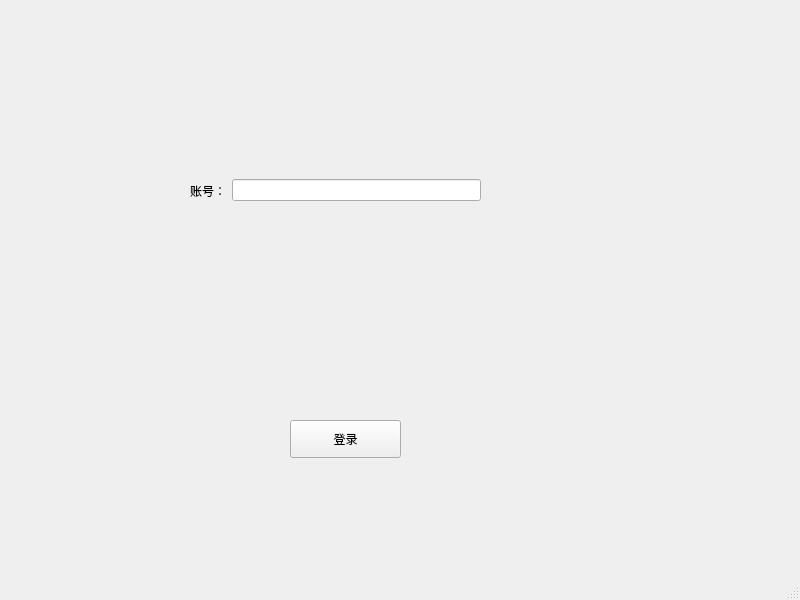
<?xml version="1.0" encoding="UTF-8"?>
<ui version="4.0">
 <class>MainWindow</class>
 <widget class="QMainWindow" name="MainWindow">
  <property name="geometry">
   <rect>
    <x>0</x>
    <y>0</y>
    <width>800</width>
    <height>600</height>
   </rect>
  </property>
  <property name="windowTitle">
   <string>MainWindow</string>
  </property>
  <widget class="QWidget" name="centralwidget">
   <widget class="QWidget" name="horizontalLayoutWidget">
    <property name="geometry">
     <rect>
      <x>190</x>
      <y>150</y>
      <width>291</width>
      <height>81</height>
     </rect>
    </property>
    <layout class="QHBoxLayout" name="horizontalLayout">
     <item>
      <widget class="QLabel" name="label">
       <property name="text">
        <string>账号：</string>
       </property>
      </widget>
     </item>
     <item>
      <widget class="QLineEdit" name="lineEdit"/>
     </item>
    </layout>
   </widget>
   <widget class="QPushButton" name="pushButton">
    <property name="geometry">
     <rect>
      <x>290</x>
      <y>420</y>
      <width>111</width>
      <height>38</height>
     </rect>
    </property>
    <property name="text">
     <string>登录</string>
    </property>
   </widget>
  </widget>
  <widget class="QMenuBar" name="menubar">
   <property name="geometry">
    <rect>
     <x>0</x>
     <y>0</y>
     <width>800</width>
     <height>32</height>
    </rect>
   </property>
  </widget>
  <widget class="QStatusBar" name="statusbar"/>
 </widget>
 <resources/>
 <connections/>
</ui>
